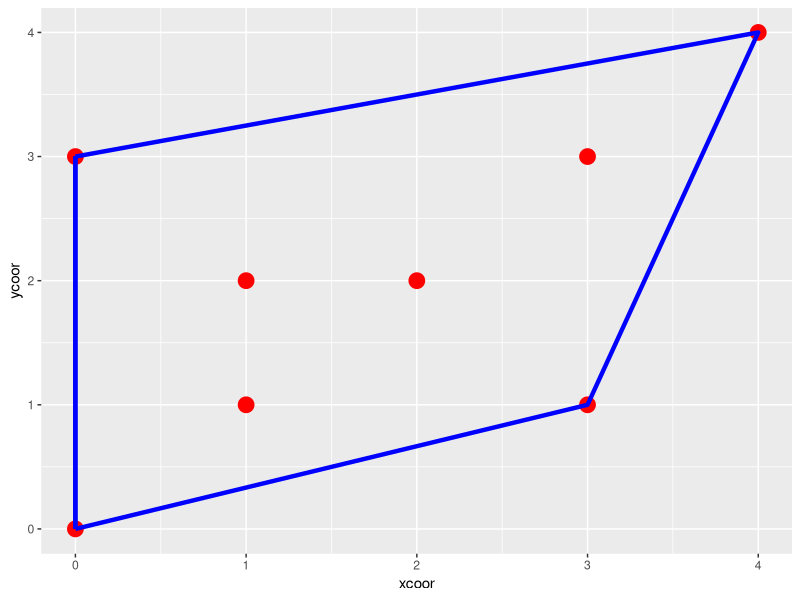

Write R code to recreate this figure.
library(ggplot2)

# extract all points
f1 <- read.csv("allpoints.txt", 
               col.names = c("xcoor", "ycoor"), 
               sep = " ")

# points on the boundaries
f2 <- read.csv("selectedpoints.txt", 
               col.names = c("xcoor", "ycoor"), 
               sep = " ")

# plot all points 
plot1 <- ggplot(f1,  mapping = aes(xcoor, ycoor))
plot2 <- plot1 + geom_point(col = "red", size = 5)
total <- nrow(f2)

# join segments for getting the convex hull
plot3 <- plot2 + geom_path(mapping = aes(xcoor, ycoor), data = f2,
                           col = "blue", size = 1.5)

plot3 + geom_segment(aes(x = f2$xcoor[1], y = f2$ycoor[1], 
                         xend = f2$xcoor[total], yend = f2$ycoor[total]), 
                         col = "blue", size = 1.2)
